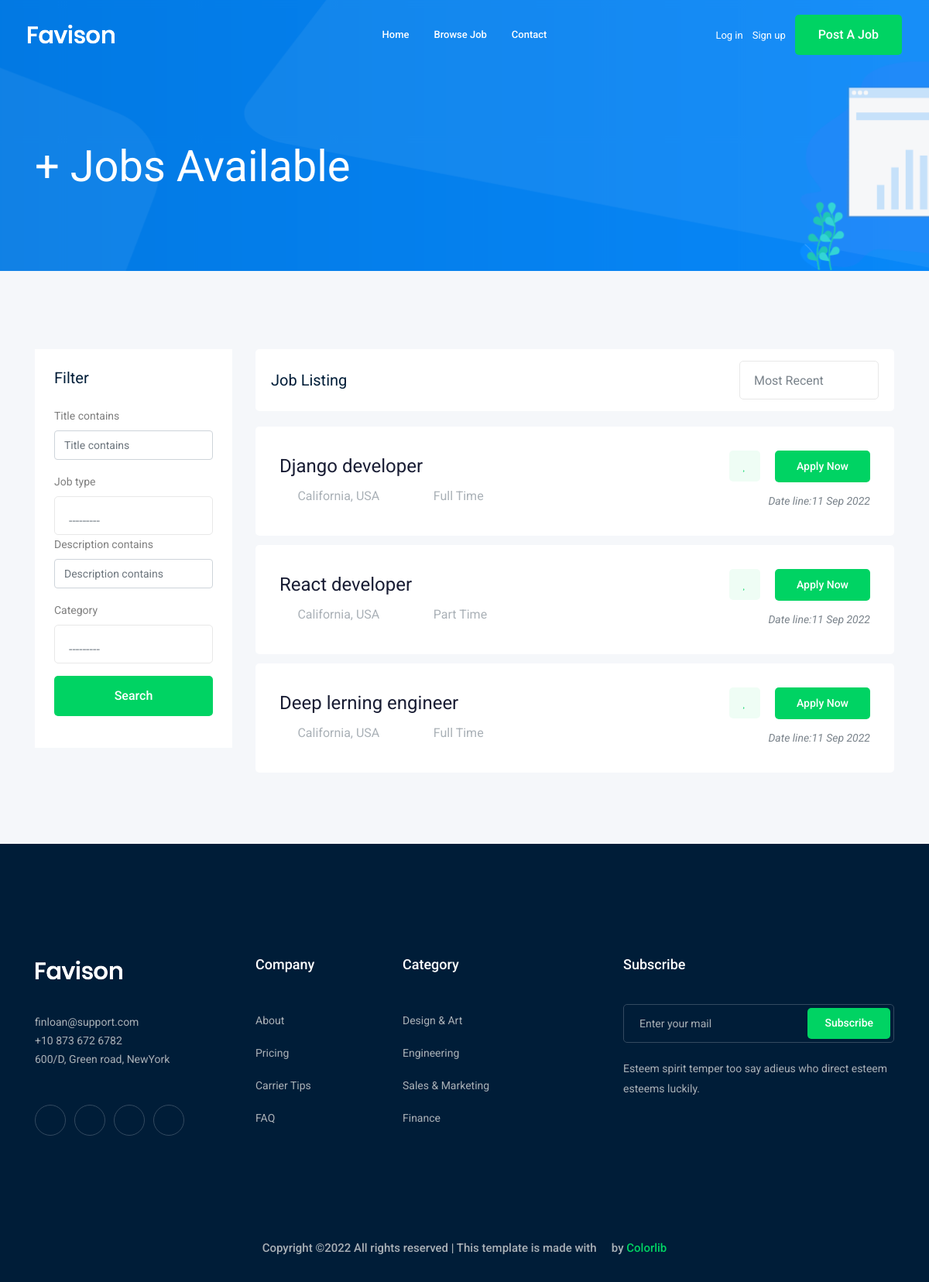
/jobs/?page=2, run on an earlier commit of the app's database.
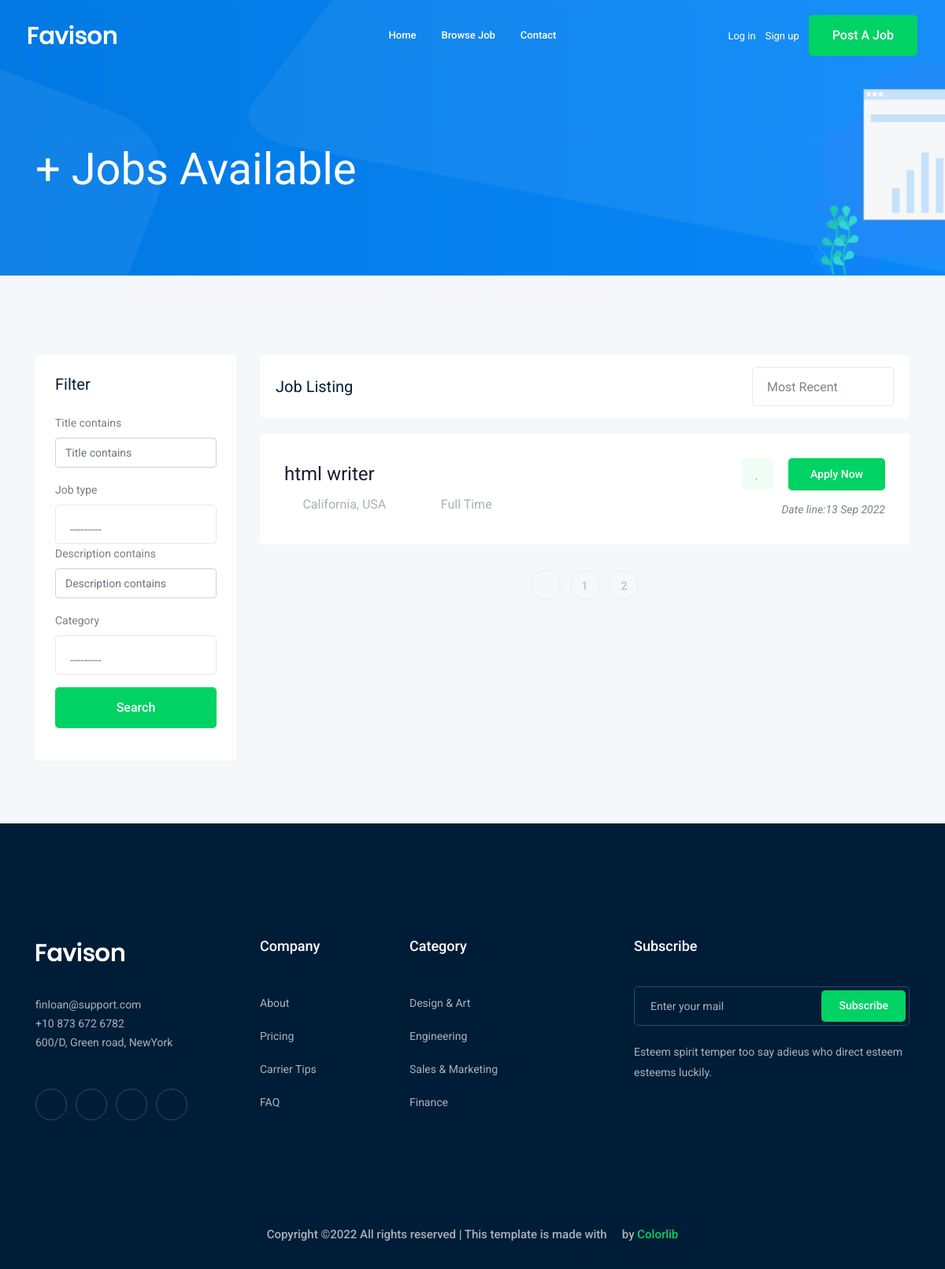
And on a later commit of the database.
### job/models.py (models this page shows, shortened)
class Job(models.Model):
    JOB_TYPE =(
        ('Full Time','Full Time'),
        ('Part Time','Part Time')
    )
    owner = models.ForeignKey(User,related_name='owner',on_delete=models.CASCADE)
    title = models.CharField(max_length=100)
    job_type = models.CharField(max_length=15,choices=JOB_TYPE)
    description = models.TextField(max_length=1000)
    published_at = models.DateTimeField(auto_now=True)
    vacancy = models.IntegerField(default=1)
    salary = models.IntegerField(default=0)
    experience = models.IntegerField(default=1)
    category = models.ForeignKey('Category',on_delete=models.CASCADE)
    image = models.ImageField(upload_to =uploaded_images)
    slug = models.SlugField(blank=True,null=True)

### job/views.py (the view)
# urls.py: path('',views.job_list, name='job_list'),
def job_list(request):
    job_list = Job.objects.all()
    job_filter =JobFilter(request.GET,queryset=job_list)
    job_list = job_filter.qs
    paginator =Paginator(job_list,3) # this will show three item in the page
    page_number = request.GET.get('page')
    page_obj = paginator.get_page(page_number)
    context ={'jobs':page_obj,'job_filter':job_filter}
    return render(request,'job/job_list.html',context)

### job/models.py (called while the page is built)
    def __str__(self):
        return self.name

### job/templates/Job/job_list.html (shortened to what the changed rows need)
{% extends 'base.html' %}
{% load bootstrap4 %}
{% block body %}
    <div class="job_listing_area plus_padding">
        <div class="container">
            <div class="row">
                <div class="col-lg-9">
                    <div class="job_lists m-0">
                        <div class="row">
                            {% for job in jobs %}
                            <div class="col-lg-12 col-md-12">
                                <div class="single_jobs white-bg d-flex justify-content-between">
                                    <div class="jobs_left d-flex align-items-center">
                                        <div class="jobs_conetent">
                                            <a href="{% url 'jobs:job_detail' job.slug %}"><h4>{{job.title}}</h4></a>
                                            <div class="links_locat d-flex align-items-center">
                                                <div class="location">
                                                    <p> <i class="fa fa-map-marker"></i> California, USA</p>
                                                </div>
                                                <div class="location">
                                                    <p> <i class="fa fa-clock-o"></i>{{job.job_type}}</p>
                                                </div>
                                            </div>
                                        </div>
                                    </div>
                                    <div class="jobs_right">
                                        <div class="apply_now">
                                            <a class="heart_mark" href="#"> <i class="fa fa-heart"></i> </a>
                                            <a href="{% url 'jobs:job_detail' job.slug %}" class="boxed-btn3">Apply Now</a>
                                        </div>
                                        <div class="date">
                                            <p>Date line:{{job.published_at|date:'d M o'}}</p>
                                        </div>
                                    </div>
                                </div>
                            </div>
                            {% endfor %}
                        </div>
                        {% if jobs.has_other_pages %}
                            <div class="row">
                                <div class="col-lg-12">
                                    <div class="pagination_wrap">
                                        <ul>
                                            {% if jobs.has_previous %}
                                            <li><a href="?page={{jobs.previous_page_number}}"> <i class="ti-angle-left"></i> </a></li>
                                            {% endif %}
                                            {% for x in jobs.paginator.page_range %}
                                            <li><a href="?page={{x}}"><span>{{x}}</span></a></li>
                                            {% endfor %}
                                        </ul>
                                    </div>
                                </div>
                            </div>
                        {% endif %}
                    </div>
                </div>
            </div>
        </div>
    </div>
{% endblock %}

What changed in the data, as far as the page shows it:
no longer on this page (row edited): Job: title "Django developer", job_type "Full Time", published_at "11 Sep 2022"
no longer on this page (row edited): Job: title "React developer", job_type "Part Time", published_at "11 Sep 2022"
no longer on this page (row edited): Job: title "Deep lerning engineer", job_type "Full Time", published_at "11 Sep 2022"
added Job: title "html writer", job_type "Full Time", published_at "13 Sep 2022"
Also different on the page:
new list line: "1"
new list line: "2"
